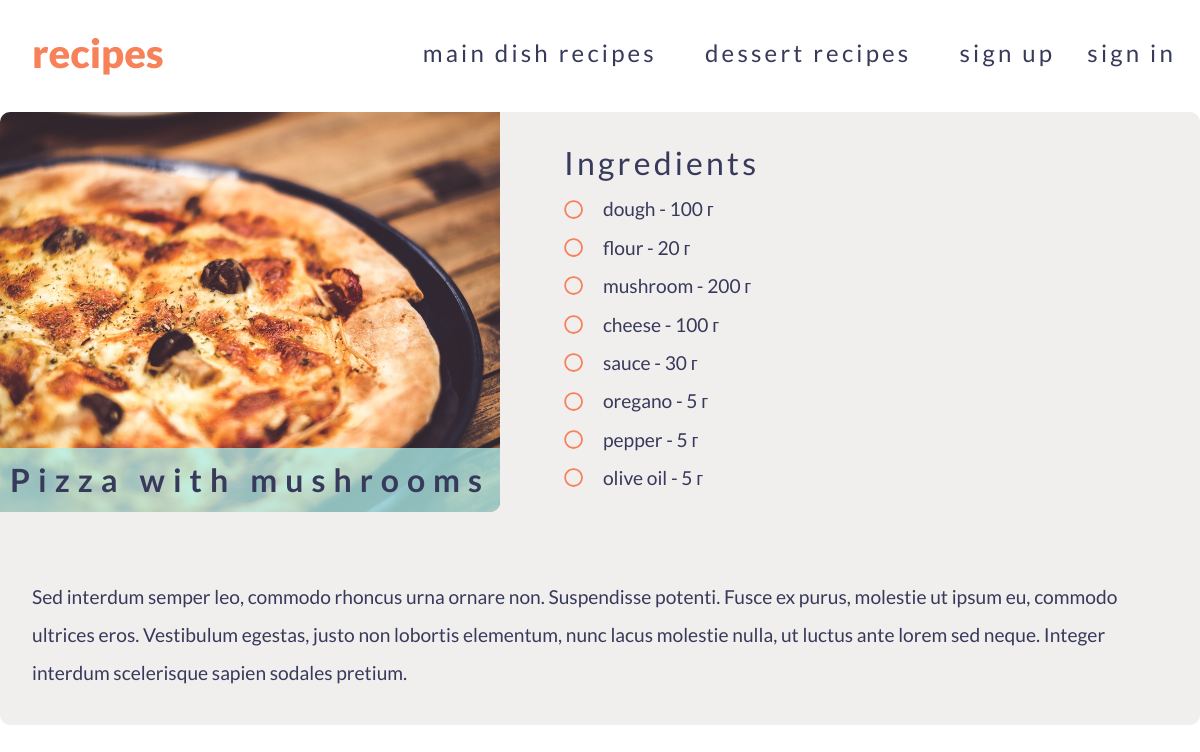
Screenshot of /recipe/pizza-with-mushrooms/ with the database file from the repository.
### recipes/models.py (models this page shows, shortened)
class Categories(models.Model):
    title = models.CharField(max_length=150)
    slug = models.SlugField(max_length=150, unique=True, null=True)
    def get_absolute_url(self):
        return reverse("recipes-category", kwargs={"slug": self.slug})

class Recipes(models.Model):
    title = models.CharField(max_length=150)
    slug = models.SlugField(max_length=150, unique=True, null=True)
    img = models.ImageField(upload_to='photos/recipes/%Y/%m/%d/', blank=True)
    description = models.TextField()
    created_at = models.DateTimeField(auto_now_add=True)
    ingredients = models.ManyToManyField('Ingredients', related_name='RecipeIngredients', through='RecipeList')
    category = models.ForeignKey('Categories', on_delete=models.PROTECT)

class RecipeList(models.Model):
    recipe = models.ForeignKey('Recipes', on_delete=models.CASCADE)
    ingredient = models.ForeignKey('Ingredients', on_delete=models.CASCADE)
    quantity = models.IntegerField()

class Ingredients(models.Model):
    title = models.CharField(max_length=150)

### recipes/views.py (the view)
# urls.py: path('recipe/<str:slug>/', get_recipe, name='recipe-detail'),
def get_recipe(request, slug):
    recipe = Recipes.objects.get(slug=slug)
    ingredients = recipe.recipelist_set.all()
    context = {
        'recipe': recipe,
        'ingredients': ingredients
    }
    return render(request, template_name='recipes/recipe_detail.html', context=context)

### recipes/templatetags/search.py (called while the page is built)
@register.inclusion_tag("recipes/get_categories_tpl.html")
def get_categories():
    categories = Categories.objects.all()
    return{
        "categories": categories
    }

### recipes/templates/recipes/recipe_detail.html (shortened to what this page needs)
{% extends 'base.html'%}
{% block content %}
<div class="popup-content">
    <div class="popup-info">
        <div class="row ">
            <div class="custom-col-pop col-md-5 ">
                <div class="dish-img" style="background-image: url('{{ recipe.img.url}}');">
                    <div class="img-title">{{recipe.title}}</div>
                </div>
            </div>
            <div class="custom-col-pop">
                <div class="ingredient">
                    <h2 class="section-heading">Ingredients</h2>
                    <ul>
                        {% for item in ingredients%}
                        <li><i class="far fa-circle ingr-circle"></i> {{item.ingredient.title}} - {{ item.quantity}} г
                        </li>
                        {% endfor %}
                    </ul>
                </div>
            </div>
        </div>
        <div class="recipe-detail">
            <div class="section">
                <div class="section-content">
                    {{recipe.description}}
                </div>
            </div>
        </div>
    </div>
</div>
{% endblock %}

### recipes/templates/recipes/get_categories_tpl.html
{% for category in categories %}
<li class="nav-item">
    <a class="nav-link scroll" href="{{ category.get_absolute_url }}">{{category.title}} recipes</a>
</li>
{% endfor %}

### recipes/static/recipes/css/style.css (style rules this page uses)
* { margin: 0; padding: 0; box-sizing: border-box; }
html { font-size: 100%; }
html,body { width: 100%; height: 100%; }
body { padding-top: 80px; font-family: 'Lato', sans-serif; font-weight: 400; font-size: 1.2rem; color: #373A5A; line-height: 2; }
a.nav-link { color: #373A5A; margin-right: 1rem; margin-left: 1rem; font-size: 1.5rem; letter-spacing: .2rem; }
.row { margin: 0; }
.dish-img { height:25rem; background-size: cover; background-position:center; border-radius: 0 0 10px 0; position: relative; overflow: hidden; }
.img-title { position: absolute; top:100%; left: 50%; width: 100.1%; text-align: center; font-size: 2rem; letter-spacing: .5rem; font-weight: 700; background-color: rgba(174, 239, 236, 0.753); transform: translate(-50%,-100%); color: #373A5A; }
.section { margin-top: 2rem; }
.section-heading { padding-top: 2rem; letter-spacing: .2rem; }
.popup-content { margin-top: 2rem; background: rgba(241, 238, 238, 0.993); position:relative; left:50%; transform:translate(-50%, 0%); overflow: hidden; border-radius: 10px; }
.custom-col-pop { padding: 0; }
.ingredient { padding-left: 4rem; }
.ingr-circle { margin-right: 1rem; color: #F78259; }
ul { list-style-type: none; }
.recipe-detail { padding: 2rem; }

### rows the page displays
Categories: title "main dish"
Categories: title "dessert"
Recipes: img (picture), title "Pizza with mushrooms", description "Sed interdum semper leo, commodo rhoncus urna ornare non. Suspendisse potenti. Fusce ex purus, molestie ut ipsum eu, commodo ultrices eros. Vestibulum egestas, justo non lobortis elementum, nunc lacus molestie nulla, ut luctus ante lorem sed neque. Integer interdum scelerisque sapien sodales pretium."
RecipeList: ingredient "dough", quantity "100"
RecipeList: ingredient "flour", quantity "20"
RecipeList: ingredient "mushroom", quantity "200"
RecipeList: ingredient "cheese", quantity "100"
RecipeList: ingredient "sauce", quantity "30"
RecipeList: ingredient "oregano", quantity "5"
RecipeList: ingredient "pepper", quantity "5"
RecipeList: ingredient "olive oil", quantity "5"
